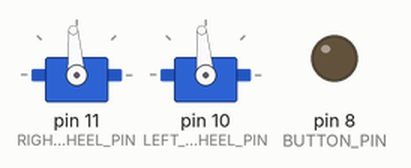
Recording of a sketch running on a simulated Arduino Uno, built with avr-gcc and run on an emulated ATmega328P. Parts: 2 × servo, output pins drawn as LEDs (lit = HIGH). What the sketch prints to the serial monitor is not drawn.

Above: at 28.7 s.
Timing chart, 0 to 30.2 s (numbered marks = the images above):
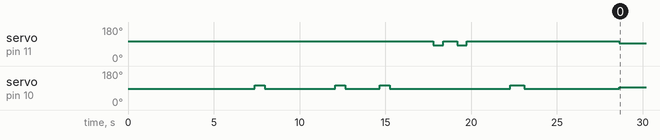

Measured:
- by itself, servo on pin 10 (LEFT_WHEEL_PIN): 85° → 105° at 7.4 s, → 85° 0.59 s later, → 105° 4.1 s later, → 85° 0.58 s later, … (9 changes in this stretch)
- by itself, servo on pin 11 (RIGHT_WHEEL_PIN): 104° → 84° at 17.8 s, → 104° 0.58 s later, → 84° 0.80 s later, → 104° 0.56 s later, … (5 changes in this stretch)

The sketch:

simpleStepper.ino
```cpp
#include <Servo.h>

//
// On/off button setup
//
#define BUTTON_PIN 8
bool runCar = true;

//
// Servo setup
//
#define RIGHT_WHEEL_PIN 11
#define LEFT_WHEEL_PIN 10
#define RIGHT_WHEEL_STOP_POSITION 94
#define LEFT_WHEEL_STOP_POSITION 95
Servo rightWheel;
Servo leftWheel;


void setup()
{
  pinMode(BUTTON_PIN, OUTPUT);

  rightWheel.attach(RIGHT_WHEEL_PIN);
  leftWheel.attach(LEFT_WHEEL_PIN);

  Stop();
  Serial.begin(115200);

  Forward();
  delay(7400);
  RightTurn();
  delay(585);
  Forward();
  delay(4100);
  RightTurn();
  delay(580);
  Forward();
  delay(2000);
  RightTurn();
  delay(585);
  Forward();
  delay(2550);
  LeftTurn();
  delay(580);
  Forward();
  delay(800);
  LeftTurn();
  delay(560);
    Forward();
  delay(2550);
  RightTurn();
  delay(800);
   Forward();
  delay(5550);


}

void loop()
{
  Stop();


}


void Forward()
{
  Serial.println("Forward");
  rightWheel.write(RIGHT_WHEEL_STOP_POSITION + 10);
  leftWheel.write(LEFT_WHEEL_STOP_POSITION - 10);
}

void RightTurn()
{
  Serial.println("Backwards with turn");
  rightWheel.write(RIGHT_WHEEL_STOP_POSITION + 10);
  leftWheel.write(LEFT_WHEEL_STOP_POSITION + 10);
}

void LeftTurn()
{
  Serial.println("Backwards with turn");
  rightWheel.write(RIGHT_WHEEL_STOP_POSITION - 10);
  leftWheel.write(LEFT_WHEEL_STOP_POSITION - 10);
}

void Stop()
{
  Serial.println("Stop");
  rightWheel.write(RIGHT_WHEEL_STOP_POSITION);
  leftWheel.write(LEFT_WHEEL_STOP_POSITION);
}
```
